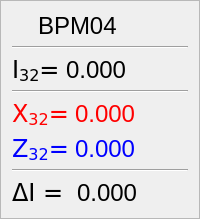
           <widget class="QFrame" name="frame_4">
            <property name="sizePolicy">
             <sizepolicy hsizetype="Preferred" vsizetype="Preferred">
              <horstretch>0</horstretch>
              <verstretch>0</verstretch>
             </sizepolicy>
            </property>
            <property name="frameShape">
             <enum>QFrame::StyledPanel</enum>
            </property>
            <property name="frameShadow">
             <enum>QFrame::Raised</enum>
            </property>
            <layout class="QVBoxLayout" name="verticalLayout_9">
             <item>
              <layout class="QHBoxLayout" name="horizontalLayout_4">
               <item>
                <widget class="QLabel" name="status_4">
                 <property name="sizePolicy">
                  <sizepolicy hsizetype="Minimum" vsizetype="Minimum">
                   <horstretch>0</horstretch>
                   <verstretch>0</verstretch>
                  </sizepolicy>
                 </property>
                 <property name="maximumSize">
                  <size>
                   <width>20</width>
                   <height>20</height>
                  </size>
                 </property>
                 <property name="font">
                  <font>
                   <family>DejaVu Sans</family>
                   <pointsize>18</pointsize>
                  </font>
                 </property>
                 <property name="toolTip">
                  <string>Status</string>
                 </property>
                 <property name="styleSheet">
                  <string notr="true">color: rgb(0, 0, 0);</string>
                 </property>
                 <property name="text">
                  <string/>
                 </property>
                </widget>
               </item>
               <item>
                <widget class="QLabel" name="BPM_4_label">
                 <property name="sizePolicy">
                  <sizepolicy hsizetype="Minimum" vsizetype="Minimum">
                   <horstretch>0</horstretch>
                   <verstretch>0</verstretch>
                  </sizepolicy>
                 </property>
                 <property name="font">
                  <font>
                   <pointsize>18</pointsize>
                  </font>
                 </property>
                 <property name="toolTip">
                  <string>BPM-name</string>
                 </property>
                 <property name="styleSheet">
                  <string notr="true">color: rgb(0, 0, 0);</string>
                 </property>
                 <property name="text">
                  <string>&lt;html&gt;&lt;head/&gt;&lt;body&gt;&lt;p&gt;BPM04&lt;/p&gt;&lt;/body&gt;&lt;/html&gt;</string>
                 </property>
                </widget>
               </item>
              </layout>
             </item>
             <item>
              <widget class="Line" name="line_10">
               <property name="orientation">
                <enum>Qt::Horizontal</enum>
               </property>
              </widget>
             </item>
             <item>
              <layout class="QFormLayout" name="formLayout_15">
               <item row="0" column="0">
                <widget class="QLabel" name="i_label_4">
                 <property name="sizePolicy">
                  <sizepolicy hsizetype="Minimum" vsizetype="Minimum">
                   <horstretch>0</horstretch>
                   <verstretch>0</verstretch>
                  </sizepolicy>
                 </property>
                 <property name="font">
                  <font>
                   <family>DejaVu Sans</family>
                   <pointsize>18</pointsize>
                  </font>
                 </property>
                 <property name="toolTip">
                  <string>I-magnitude</string>
                 </property>
                 <property name="styleSheet">
                  <string notr="true">color: rgb(0, 0, 0);</string>
                 </property>
                 <property name="text">
                  <string>&lt;html&gt;&lt;head/&gt;&lt;body&gt;&lt;p&gt;I&lt;span style=&quot; vertical-align:sub;&quot;&gt;32&lt;/span&gt;=&lt;/p&gt;&lt;/body&gt;&lt;/html&gt;</string>
                 </property>
                </widget>
               </item>
               <item row="0" column="1">
                <widget class="QLabel" name="value_I_4">
                 <property name="sizePolicy">
                  <sizepolicy hsizetype="Minimum" vsizetype="Minimum">
                   <horstretch>0</horstretch>
                   <verstretch>0</verstretch>
                  </sizepolicy>
                 </property>
                 <property name="font">
                  <font>
                   <pointsize>18</pointsize>
                  </font>
                 </property>
                 <property name="toolTip">
                  <string>I-magnitude value</string>
                 </property>
                 <property name="styleSheet">
                  <string notr="true">color: rgb(0, 0, 0);</string>
                 </property>
                 <property name="text">
                  <string>0.000</string>
                 </property>
                 <property name="alignment">
                  <set>Qt::AlignLeading|Qt::AlignLeft|Qt::AlignVCenter</set>
                 </property>
                </widget>
               </item>
              </layout>
             </item>
             <item>
              <widget class="Line" name="line_11">
               <property name="orientation">
                <enum>Qt::Horizontal</enum>
               </property>
              </widget>
             </item>
             <item>
              <layout class="QFormLayout" name="formLayout_16">
               <item row="0" column="0">
                <widget class="QLabel" name="x_label_4">
                 <property name="sizePolicy">
                  <sizepolicy hsizetype="Minimum" vsizetype="Minimum">
                   <horstretch>0</horstretch>
                   <verstretch>0</verstretch>
                  </sizepolicy>
                 </property>
                 <property name="font">
                  <font>
                   <family>DejaVu Sans</family>
                   <pointsize>18</pointsize>
                  </font>
                 </property>
                 <property name="toolTip">
                  <string>X-magnitude</string>
                 </property>
                 <property name="styleSheet">
                  <string notr="true">color: rgb(255, 0, 0);</string>
                 </property>
                 <property name="text">
                  <string>&lt;html&gt;&lt;head/&gt;&lt;body&gt;&lt;p&gt;X&lt;span style=&quot; vertical-align:sub;&quot;&gt;32&lt;/span&gt;=&lt;/p&gt;&lt;/body&gt;&lt;/html&gt;</string>
                 </property>
                </widget>
               </item>
               <item row="0" column="1">
                <widget class="QLabel" name="value_x_4">
                 <property name="sizePolicy">
                  <sizepolicy hsizetype="Minimum" vsizetype="Minimum">
                   <horstretch>0</horstretch>
                   <verstretch>0</verstretch>
                  </sizepolicy>
                 </property>
                 <property name="font">
                  <font>
                   <pointsize>18</pointsize>
                  </font>
                 </property>
                 <property name="toolTip">
                  <string>X-magnitude value</string>
                 </property>
                 <property name="styleSheet">
                  <string notr="true">color: rgb(255, 0, 0);</string>
                 </property>
                 <property name="text">
                  <string>0.000</string>
                 </property>
                </widget>
               </item>
              </layout>
             </item>
             <item>
              <layout class="QFormLayout" name="formLayout_17">
               <item row="0" column="0">
                <widget class="QLabel" name="z_label_4">
                 <property name="sizePolicy">
                  <sizepolicy hsizetype="Minimum" vsizetype="Minimum">
                   <horstretch>0</horstretch>
                   <verstretch>0</verstretch>
                  </sizepolicy>
                 </property>
                 <property name="font">
                  <font>
                   <family>DejaVu Sans</family>
                   <pointsize>18</pointsize>
                  </font>
                 </property>
                 <property name="toolTip">
                  <string>Z-magnitude</string>
                 </property>
                 <property name="styleSheet">
                  <string notr="true">color: rgb(0, 0, 255);</string>
                 </property>
                 <property name="text">
                  <string>&lt;html&gt;&lt;head/&gt;&lt;body&gt;&lt;p&gt;Z&lt;span style=&quot; vertical-align:sub;&quot;&gt;32&lt;/span&gt;=&lt;/p&gt;&lt;/body&gt;&lt;/html&gt;</string>
                 </property>
                </widget>
               </item>
               <item row="0" column="1">
                <widget class="QLabel" name="value_z_4">
                 <property name="sizePolicy">
                  <sizepolicy hsizetype="Minimum" vsizetype="Minimum">
                   <horstretch>0</horstretch>
                   <verstretch>0</verstretch>
                  </sizepolicy>
                 </property>
                 <property name="font">
                  <font>
                   <pointsize>18</pointsize>
                  </font>
                 </property>
                 <property name="toolTip">
                  <string>Z-magnitude value</string>
                 </property>
                 <property name="styleSheet">
                  <string notr="true">color: rgb(0, 0, 255);</string>
                 </property>
                 <property name="text">
                  <string>0.000</string>
                 </property>
                </widget>
               </item>
              </layout>
             </item>
             <item>
              <widget class="Line" name="line_12">
               <property name="orientation">
                <enum>Qt::Horizontal</enum>
               </property>
              </widget>
             </item>
             <item>
              <layout class="QFormLayout" name="formLayout_18">
               <item row="0" column="0">
                <widget class="QLabel" name="delta_label_4">
                 <property name="sizePolicy">
                  <sizepolicy hsizetype="Minimum" vsizetype="Minimum">
                   <horstretch>0</horstretch>
                   <verstretch>0</verstretch>
                  </sizepolicy>
                 </property>
                 <property name="font">
                  <font>
                   <family>DejaVu Sans</family>
                   <pointsize>18</pointsize>
                  </font>
                 </property>
                 <property name="toolTip">
                  <string/>
                 </property>
                 <property name="styleSheet">
                  <string notr="true">color: rgb(0, 0, 0);</string>
                 </property>
                 <property name="text">
                  <string>ΔI = </string>
                 </property>
                </widget>
               </item>
               <item row="0" column="1">
                <widget class="QLabel" name="delta_4">
                 <property name="sizePolicy">
                  <sizepolicy hsizetype="Minimum" vsizetype="Minimum">
                   <horstretch>0</horstretch>
                   <verstretch>0</verstretch>
                  </sizepolicy>
                 </property>
                 <property name="font">
                  <font>
                   <pointsize>18</pointsize>
                  </font>
                 </property>
                 <property name="toolTip">
                  <string/>
                 </property>
                 <property name="styleSheet">
                  <string notr="true">color: rgb(0, 0, 0);</string>
                 </property>
                 <property name="text">
                  <string>0.000</string>
                 </property>
                </widget>
               </item>
              </layout>
             </item>
            </layout>
           </widget>
